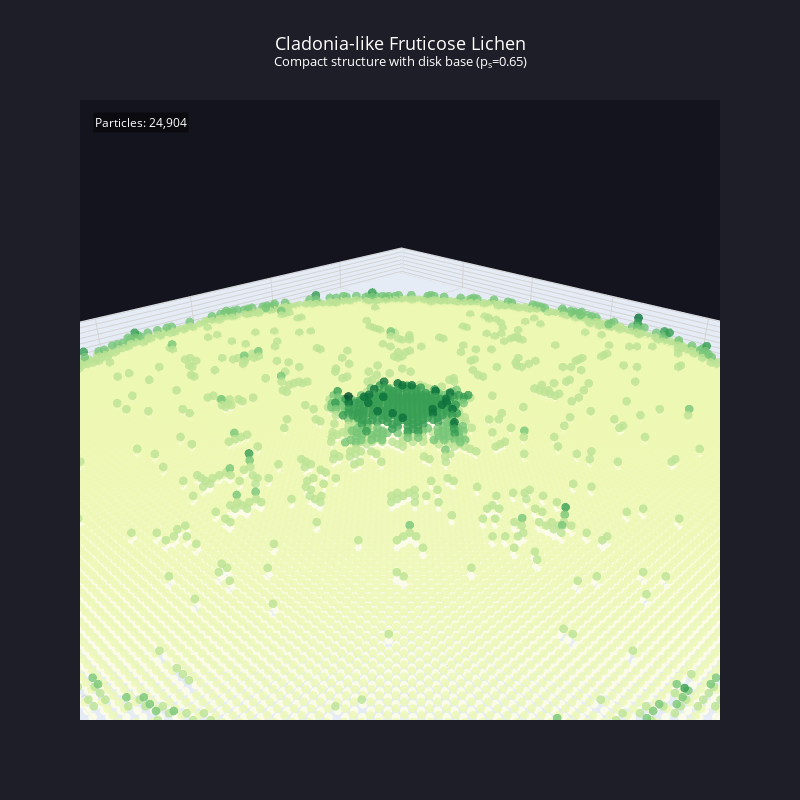

Write notebook code for a chart like this one.
### Code cell
# Visualize Cladonia-like structure
plot_fruticose_3d(
    cladonia_grid,
    title="Cladonia-like Fruticose Lichen<br><sup>Compact structure with disk base (p<sub>s</sub>=0.65)</sup>",
    colorscale='YlGn',
    subsample=1,
    point_size=3
)

### Figure 1 — Plotly figure (JSON) as saved in the notebook; plotly's stock layout.template omitted (floating-point values rounded to 4 significant figures; data arrays with more than 128 entries replaced by an {"elided": "..."} marker saying what was removed)
{"data": [{"hovertemplate": "x: %{x}<br>y: %{y}<br>z: %{z}<extra></extra>", "marker": {"color": {"elided": "23510 float values"}, "colorscale": [[0, "rgb(255,255,229)"], [0.125, "rgb(247,252,185)"], [0.25, "rgb(217,240,163)"], [0.375, "rgb(173,221,142)"], [0.5, "rgb(120,198,121)"], [0.625, "rgb(65,171,93)"], [0.75, "rgb(35,132,67)"], [0.875, "rgb(0,104,55)"], [1, "rgb(0,69,41)"]], "line": {"width": 0}, "opacity": 0.8, "size": 3}, "mode": "markers", "type": "scatter3d", "x": {"elided": "23510 int values"}, "y": {"elided": "23510 int values"}, "z": {"elided": "23510 int values"}}], "layout": {"annotations": [{"bgcolor": "rgba(0,0,0,0.5)", "font": {"color": "white", "size": 12}, "showarrow": false, "text": "Particles: 24,904", "x": 0.02, "xref": "paper", "y": 0.98, "yref": "paper"}], "font": {"color": "white"}, "height": 800, "paper_bgcolor": "rgb(30, 30, 40)", "scene": {"aspectmode": "data", "bgcolor": "rgb(20, 20, 30)", "camera": {"eye": {"x": 1.5, "y": 1.5, "z": 1}, "up": {"x": 0, "y": 0, "z": 1}}, "xaxis": {"gridcolor": "lightgray", "showgrid": true, "title": {"text": "X"}}, "yaxis": {"gridcolor": "lightgray", "showgrid": true, "title": {"text": "Y"}}, "zaxis": {"gridcolor": "lightgray", "showgrid": true, "title": {"text": "Height"}}}, "title": {"font": {"size": 18}, "text": "Cladonia-like Fruticose Lichen<br><sup>Compact structure with disk base (p<sub>s</sub>=0.65)</sup>", "x": 0.5}, "width": 800}}
